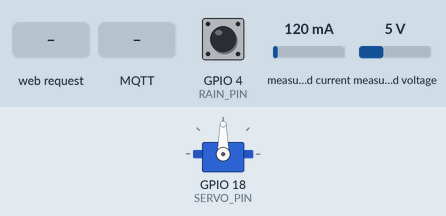
This sketch was run on a simulated ESP32. Parts: servo. The inputs (shaded band) are chosen by the test bench; at power-on: GPIO 4 (RAIN_PIN) HIGH, measured current 120 mA, measured voltage 5 V. WiFi joins after 1.5 s; servers stay silent unless stated; a WiFi scan finds three made-up networks; network time is answered at once with the bench clock; the local clock reads 2024-03-15 10:24:30 at power-on unless the sketch sets it; random numbers use the default seed unless the sketch sets one; EEPROM starts erased; no MQTT or app messages arrive unless stated; what the sketch prints to the serial monitor is not drawn. At 22.5 s the program restarts the board; the recording ends there.

Above: at 3.2 s.
3.3 s: HTTP request GET /save received
6.3 s: MQTT message "CLEAN" arrives on the first subscribed topic
9.3 s: MQTT message "1" arrives on the first subscribed topic
At 10.6 s:
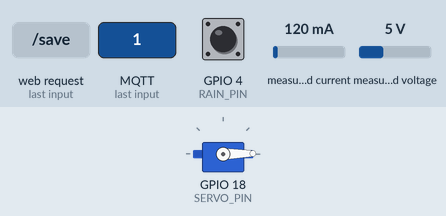
12.3 s: GPIO 4 (RAIN_PIN) pulled LOW for 3.2 s
At 14.8 s:
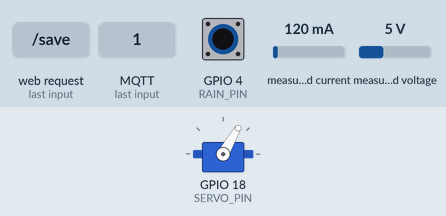
17.4 s: GPIO 4 (RAIN_PIN) pulled LOW for 1 s
At 21.1 s:
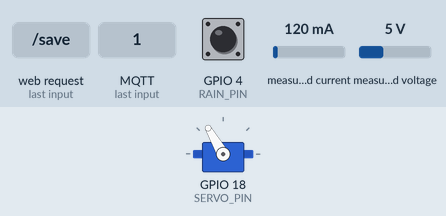
21.4 s: MQTT message "REBOOT" arrives on the first subscribed topic
Timing chart, 0 to 22.5 s (numbered marks = the images above; inputs shaded):
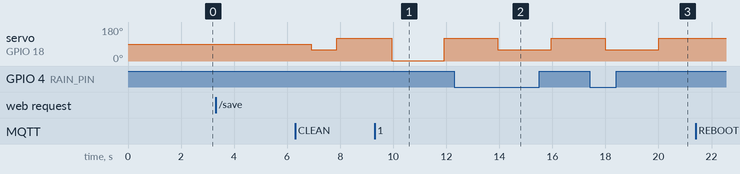

The sketch:

Arduino_code.ino
```cpp
#include <WiFi.h>
#include <WebServer.h>
#include <PubSubClient.h>
#include <Wire.h>
#include <Adafruit_INA219.h>
#include <ESP32Servo.h>
#include <NTPClient.h>
#include <WiFiUdp.h>
#include <Preferences.h> // NEW: Library for permanent storage

// --- System States & Config ---
enum SystemState { WIFI_SETUP, CALIBRATION, RUNNING };
SystemState currentState; // Will be set in setup()

Preferences preferences; // Create Preferences object

String savedSSID = "";
String savedPass = "";
String savedLat = "0.0";
String savedLon = "0.0";
long timeZoneOffset = 0;
String wifiListOptions = "";

// --- Hardware Setup ---
#define I2C1_SDA 32
#define I2C1_SCL 33
#define RAIN_PIN 4
#define SERVO_PIN 18
#define RESET_PIN 0 // The built-in BOOT button

Adafruit_INA219 ina219_in;
Adafruit_INA219 ina219_out;
TwoWire I2C_Two = TwoWire(1);
bool in_ina_ok = false;
bool out_ina_ok = false;
Servo myServo;

int servoAngle = 90;
int calibratedZeroPosition = 90;

// --- Networking & Data Objects ---
WebServer server(80);
WiFiClient espClient;
PubSubClient mqttClient(espClient);
WiFiUDP ntpUDP;

NTPClient timeClient(ntpUDP, "pool.ntp.org", 0, 60000);

SemaphoreHandle_t dataMutex;
struct SensorData {
  float in_v, in_a, out_v, out_a;
  bool isRaining;
  int currentHour;
  char timeStr[15];
} currentData;

// ==========================================
// WEB SERVER HTML TEMPLATES (Unchanged)
// ==========================================

const char* html_wifi_page = R"rawliteral(
<!DOCTYPE html><html><head><meta name="viewport" content="width=device-width, initial-scale=1">
<title>Solar Setup</title><style>body{font-family:Arial;text-align:center;margin:50px;} select,input,button{padding:10px;margin:10px;width:80%;max-width:300px;}</style></head><body>
<h2>Connect to WiFi</h2>
<select id="ssid">%OPTIONS%</select><br>
<input type="password" id="pass" placeholder="WiFi Password"><br>
<button onclick="connect()">Connect</button>
<p id="status"></p>
<script>
function connect() {
  let s = document.getElementById('ssid').value;
  let p = document.getElementById('pass').value;
  document.getElementById('status').innerText = "Testing connection (takes ~5s)...";
  fetch('/testwifi?ssid=' + encodeURIComponent(s) + '&pass=' + encodeURIComponent(p))
    .then(res => {
      if(res.ok) window.location.href = '/calibrate';
      else { alert("Incorrect Password or unable to connect!"); document.getElementById('status').innerText = ""; }
    });
}
</script></body></html>
)rawliteral";

const char* html_calib_page = R"rawliteral(
<!DOCTYPE html><html><head><meta name="viewport" content="width=device-width, initial-scale=1">
<title>Calibrate & Location</title><style>body{font-family:Arial;text-align:center;margin:20px;} input,button{padding:10px;margin:5px;}</style></head><body>
<h2>1. Get Location & Timezone</h2>
<button onclick="getLoc()">Auto GPS</button><br>
Lat: <input type="text" id="lat"><br>
Lon: <input type="text" id="lon"><br>
<h2>2. Calibrate Flat (0)</h2>
<p>Adjust the panel until it is perfectly flat.</p>
<button onclick="move('up')">UP (+5&deg;)</button>
<button onclick="move('down')">DOWN (-5&deg;)</button><br><br>
<button onclick="save()" style="background-color:green;color:white;padding:15px;">SAVE & START</button>
<script>
function getLoc() {
  if(navigator.geolocation) {
    navigator.geolocation.getCurrentPosition(
      (pos) => {
        document.getElementById('lat').value = pos.coords.latitude;
        document.getElementById('lon').value = pos.coords.longitude;
      },
      (err) => { alert("Browser blocked GPS over HTTP. Please enter coordinates manually."); }
    );
  }
}
function move(dir) { fetch('/move?dir=' + dir); }
function save() {
  let lat = document.getElementById('lat').value;
  let lon = document.getElementById('lon').value;
  let tzSec = -(new Date().getTimezoneOffset() * 60);

  fetch(`/save?lat=${lat}&lon=${lon}&tz=${tzSec}`).then(()=>{
    document.body.innerHTML = "<h2>Saved!</h2><p>Hotspot closing. Connecting to WiFi and starting autonomous tracking...</p>";
  });
}
</script></body></html>
)rawliteral";

// ==========================================
// WEB SERVER ROUTE HANDLERS
// ==========================================

void handleRoot() {
  String html = html_wifi_page;
  html.replace("%OPTIONS%", wifiListOptions);
  server.send(200, "text/html", html);
}

void handleTestWifi() {
  String s = server.arg("ssid");
  String p = server.arg("pass");
  WiFi.begin(s.c_str(), p.c_str());

  int attempts = 0;
  while (WiFi.status() != WL_CONNECTED && attempts < 15) {
    delay(500); attempts++;
  }

  if (WiFi.status() == WL_CONNECTED) {
    savedSSID = s; savedPass = p;
    WiFi.disconnect();
    server.send(200, "text/plain", "OK");
  } else {
    WiFi.disconnect();
    server.send(400, "text/plain", "FAIL");
  }
}

void handleCalibrate() {
  server.send(200, "text/html", html_calib_page);
}

void handleMove() {
  String dir = server.arg("dir");
  if (dir == "up" && servoAngle <= 175) servoAngle += 5;
  if (dir == "down" && servoAngle >= 5) servoAngle -= 5;
  myServo.write(servoAngle);
  server.send(200, "text/plain", "MOVED");
}

void handleSave() {
  savedLat = server.arg("lat");
  savedLon = server.arg("lon");

  if (server.hasArg("tz")) {
    timeZoneOffset = server.arg("tz").toInt();
    timeClient.setTimeOffset(timeZoneOffset);
  }

  calibratedZeroPosition = servoAngle;

  // --- SAVE TO PERMANENT MEMORY ---
  preferences.begin("solar", false); // Open namespace in R/W mode
  preferences.putString("ssid", savedSSID);
  preferences.putString("pass", savedPass);
  preferences.putString("lat", savedLat);
  preferences.putString("lon", savedLon);
  preferences.putLong("tz", timeZoneOffset);
  preferences.putInt("calib0", calibratedZeroPosition);
  preferences.end();
  Serial.println("Configuration saved permanently to Flash!");

  server.send(200, "text/plain", "SAVED");
  delay(1000);
  currentState = RUNNING;
}

// ==========================================
// AUTONOMOUS CONTROL LOGIC
// ==========================================

int calculateOptimalAngle(int hour, bool raining) {
  int target = calibratedZeroPosition;
  String reason = "";

  if (raining) {
    target = 60;
    reason = "Raining (Forcing 60 degrees)";
  }
  else if (hour < 6 || hour >= 18) {
    target = calibratedZeroPosition;
    reason = "Night/Aerodynamic (Flat)";
  }
  else {
    target = map(hour, 6, 18, calibratedZeroPosition + 90, calibratedZeroPosition - 90);
    reason = "Sun Tracking Active";
  }

  target = constrain(target, 0, 180);

  Serial.print("[LOGIC] Hour: "); Serial.print(hour);
  Serial.print(" | Rain: "); Serial.print(raining ? "YES" : "NO");
  Serial.print(" | Decision: "); Serial.print(reason);
  Serial.print(" | Target Angle: "); Serial.println(target);

  return target;
}

// ==========================================
// CORE 0 TASK: MQTT & COMMUNICATON
// ==========================================

void mqttCallback(char* topic, byte* payload, unsigned int length) {
  String message = "";
  for (int i = 0; i < length; i++) message += (char)payload[i];

  if (String(topic) == "SOLAR_CONTROL") {
    message.trim();
    if (message == "CLEAN") {
      servoAngle = 60;
      myServo.write(servoAngle);
      Serial.println("\n[MQTT COMMAND] Cleaning Mode Triggered. Servo to 60.");
    } else if (message == "REBOOT") {
      Serial.println("\n[MQTT COMMAND] Rebooting...");
      delay(500);
      ESP.restart();
    } else if (message == "SLEEP") {
      Serial.println("\n[MQTT COMMAND] Entering Deep Sleep for 60s...");
      delay(500);
      ESP.deepSleep(60e6);
    } else {
      int requestedAngle = message.toInt();
      if (requestedAngle >= 0 && requestedAngle <= 180 && message.length() > 0 && isDigit(message.charAt(0))) {
        servoAngle = requestedAngle;
        myServo.write(servoAngle);
        Serial.print("\n[MQTT OVERRIDE] Servo moved remotely to: ");
        Serial.println(servoAngle);
      }
    }
  }
}

void mqttTask(void *pvParameters) {
  mqttClient.setServer("broker.hivemq.com", 1883);
  mqttClient.setBufferSize(512); // CRITICAL: Prevent PubSubClient 128-byte silent drop
  mqttClient.setKeepAlive(15);
  mqttClient.setCallback(mqttCallback);

  while (true) {
    if (WiFi.status() != WL_CONNECTED) {
      vTaskDelay(1000 / portTICK_PERIOD_MS);
      continue;
    }

    timeClient.update();
    int networkHour = timeClient.getHours();
    String networkTimeStr = timeClient.getFormattedTime();

    if (!mqttClient.connected()) {
      String clientId = "SolarESP32-" + String(random(0xffff), HEX);
      Serial.print("[MQTT] Connecting to HiveMQ broker as ");
      Serial.println(clientId);
      if (mqttClient.connect(clientId.c_str())) {
        Serial.println("[MQTT] Connected! Subscribing to SOLAR_CONTROL...");
        mqttClient.subscribe("SOLAR_CONTROL");
      } else {
        Serial.print("[MQTT] Connection failed, rc=");
        Serial.print(mqttClient.state());
        Serial.println(" Retrying in 5s...");
        vTaskDelay(5000 / portTICK_PERIOD_MS);
      }
    } else {
      mqttClient.loop();

      SensorData localData;
      if (xSemaphoreTake(dataMutex, portMAX_DELAY)) {
        currentData.currentHour = networkHour;
        strncpy(currentData.timeStr, networkTimeStr.c_str(), sizeof(currentData.timeStr));
        localData = currentData;
        xSemaphoreGive(dataMutex);
      }

      String safeLat = (savedLat.length() > 0) ? savedLat : "0.0";
      String safeLon = (savedLon.length() > 0) ? savedLon : "0.0";

      char payload[256];
      snprintf(payload, sizeof(payload),
               "{\"in_v\":%.2f,\"in_a\":%.3f,\"out_v\":%.2f,\"out_a\":%.3f,\"rain\":\"%s\",\"angle\":%d,\"lat\":\"%s\",\"lon\":\"%s\"}",
               localData.in_v, localData.in_a, localData.out_v, localData.out_a,
               localData.isRaining ? "YES" : "NO", servoAngle, safeLat.c_str(), safeLon.c_str());

      bool pubSuccess = mqttClient.publish("SOLAR_V1", payload);
      if (pubSuccess) {
        Serial.print("[MQTT PUBLISH] Payload sent: ");
        Serial.println(payload);
      } else {
        Serial.println("[MQTT ERROR] Failed to publish payload!");
      }
      vTaskDelay(1000 / portTICK_PERIOD_MS);
    }
  }
}

// ==========================================
// CORE 1: SETUP & MAIN LOOP
// ==========================================

void setup() {
  Serial.begin(115200);
  dataMutex = xSemaphoreCreateMutex();

  Serial.println("\n--- TESTING SENSORS & HARDWARE LOCAL DIAGNOSTICS ---");
  Wire.begin();
  I2C_Two.begin(I2C1_SDA, I2C1_SCL);

  in_ina_ok = ina219_in.begin(&Wire);
  out_ina_ok = ina219_out.begin(&I2C_Two);

  if (in_ina_ok) {
    Serial.println("[SENSOR PASS] Input INA219 (Solar) detected on Primary Wire I2C.");
  } else {
    Serial.println("[SENSOR WARN] Input INA219 not found on I2C - fallback solar simulation enabled.");
  }

  if (out_ina_ok) {
    Serial.println("[SENSOR PASS] Output INA219 (Load) detected on Secondary I2C.");
  } else {
    Serial.println("[SENSOR WARN] Output INA219 not found on I2C - fallback load simulation enabled.");
  }

  pinMode(RAIN_PIN, INPUT_PULLUP);
  pinMode(RESET_PIN, INPUT_PULLUP);
  Serial.print("[SENSOR PASS] Rain Pin "); Serial.print(RAIN_PIN); Serial.println(" initialized with INPUT_PULLUP.");

  // --- LOAD FROM PERMANENT MEMORY ---
  preferences.begin("solar", true); // Open in Read-Only mode
  savedSSID = preferences.getString("ssid", "");

  if (savedSSID == "") {
    // No saved WiFi found! Start the Setup Hotspot.
    currentState = WIFI_SETUP;
    servoAngle = 90;

    WiFi.mode(WIFI_AP_STA);
    int n = WiFi.scanNetworks();
    for (int i = 0; i < n; ++i) {
      wifiListOptions += "<option value='" + WiFi.SSID(i) + "'>" + WiFi.SSID(i) + "</option>";
    }
    WiFi.softAP("Solar_Setup_Hotspot");
    Serial.println("No saved WiFi found. Hotspot started at 192.168.4.1");

    server.on("/", handleRoot);
    server.on("/testwifi", handleTestWifi);
    server.on("/calibrate", handleCalibrate);
    server.on("/move", handleMove);
    server.on("/save", handleSave);
    server.begin();
  } else {
    // Saved config found! Load it and skip straight to RUNNING mode.
    currentState = RUNNING;
    savedPass = preferences.getString("pass", "");
    savedLat = preferences.getString("lat", "0.0");
    savedLon = preferences.getString("lon", "0.0");
    timeZoneOffset = preferences.getLong("tz", 0);
    calibratedZeroPosition = preferences.getInt("calib0", 90);

    timeClient.setTimeOffset(timeZoneOffset);
    servoAngle = calibratedZeroPosition; // Start at the saved flat position

    Serial.println("Saved configuration loaded! Skipping Hotspot...");
  }
  preferences.end();

  // Initialize Servo
  myServo.setPeriodHertz(50);
  myServo.attach(SERVO_PIN, 500, 2400);
  myServo.write(servoAngle);
}

void loop() {
  // --- HARD RESET LOGIC (WIPES MEMORY) ---
  static unsigned long buttonPressTime = 0;
  static bool buttonIsPressed = false;

  if (digitalRead(RESET_PIN) == LOW) {
    if (!buttonIsPressed) {
      buttonPressTime = millis();
      buttonIsPressed = true;
    } else if (millis() - buttonPressTime > 3000) {
      Serial.println("\n*** WIPING CONFIG AND RESTARTING ***\n");
      preferences.begin("solar", false);
      preferences.clear(); // Deletes everything in permanent memory
      preferences.end();
      delay(500);
      ESP.restart();
    }
  } else {
    buttonIsPressed = false;
  }

  if (currentState == WIFI_SETUP || currentState == CALIBRATION) {
    server.handleClient();
    delay(10);
  }

  else if (currentState == RUNNING) {
    static bool bootRunningPhase = true;

    if (bootRunningPhase) {
      Serial.print("\nConnecting to local WiFi: "); Serial.println(savedSSID);
      WiFi.begin(savedSSID.c_str(), savedPass.c_str());

      int attempts = 0;
      while (WiFi.status() != WL_CONNECTED && attempts < 20) {
        delay(500);
        Serial.print(".");
        attempts++;
      }

      if (WiFi.status() == WL_CONNECTED) {
        Serial.println("\nWiFi Connected!");
        timeClient.begin();
        xTaskCreatePinnedToCore(mqttTask, "MQTT_Task", 8192, NULL, 1, NULL, 0);
      } else {
        Serial.println("\nFailed to connect using saved credentials. Hold BOOT to reset.");
      }
      bootRunningPhase = false;
    }

    // Only run the tracker if WiFi successfully connected
    if (WiFi.status() == WL_CONNECTED) {
      bool raining = (digitalRead(RAIN_PIN) == LOW);
      int safeHour = 0;
      char safeTimeStr[15] = "Loading...";

      if (xSemaphoreTake(dataMutex, portMAX_DELAY)) {
        float raw_in_v = in_ina_ok ? ina219_in.getBusVoltage_V() : 0.0;
        float raw_in_a = in_ina_ok ? (ina219_in.getCurrent_mA() / 1000.0) : 0.0;
        float raw_out_v = out_ina_ok ? ina219_out.getBusVoltage_V() : 0.0;
        float raw_out_a = out_ina_ok ? (ina219_out.getCurrent_mA() / 1000.0) : 0.0;

        float in_v = (isnan(raw_in_v) || isinf(raw_in_v)) ? 0.0 : raw_in_v;
        float in_a = (isnan(raw_in_a) || isinf(raw_in_a)) ? 0.0 : raw_in_a;
        float out_v = (isnan(raw_out_v) || isinf(raw_out_v)) ? 0.0 : raw_out_v;
        float out_a = (isnan(raw_out_a) || isinf(raw_out_a)) ? 0.0 : raw_out_a;

        currentData.in_v = in_v;
        currentData.in_a = in_a;
        currentData.out_v = out_v;
        currentData.out_a = out_a;
        currentData.isRaining = raining;

        safeHour = currentData.currentHour;
        strncpy(safeTimeStr, currentData.timeStr, sizeof(safeTimeStr));

        xSemaphoreGive(dataMutex);
      }

      Serial.println("\n====================================");
      Serial.print("CLOCK TIME:  "); Serial.println(safeTimeStr);
      Serial.print("POWER IN:    "); Serial.print(currentData.in_v); Serial.print(" V  |  "); Serial.print(currentData.in_a, 3); Serial.println(" A");
      Serial.print("POWER OUT:   "); Serial.print(currentData.out_v); Serial.print(" V  |  "); Serial.print(currentData.out_a, 3); Serial.println(" A");

      int targetAngle = calculateOptimalAngle(safeHour, raining);

      if (servoAngle != targetAngle) {
        Serial.print(">>> ADJUSTING PANEL FROM "); Serial.print(servoAngle); Serial.print(" TO "); Serial.println(targetAngle);
        servoAngle = targetAngle;
        myServo.write(servoAngle);
      } else {
        Serial.print(">>> PANEL HOLDING POSITION AT "); Serial.println(servoAngle);
      }
      Serial.println("====================================\n");
    }

    delay(2000);
  }
}
```

Measured:
- after the input at 3.3 s, every drawn part: stays the same
- after the input at 9.3 s, servo on GPIO 18 (SERVO_PIN): 120° → 1° after 0.64 s, → 120° 2.0 s later
- after the input at 12.3 s, servo on GPIO 18 (SERVO_PIN): 120° → 60° after 1.6 s, → 120° 2.0 s later
- after the input at 17.4 s, servo on GPIO 18 (SERVO_PIN): 120° → 60° after 0.59 s, → 120° 2.0 s later
- after the input at 21.4 s, every drawn part: stays the same
